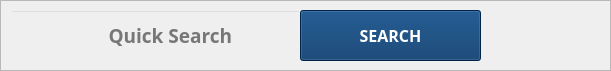
   <widget class="QFrame" name="frame_4">
    <property name="geometry">
     <rect>
      <x>330</x>
      <y>20</y>
      <width>611</width>
      <height>71</height>
     </rect>
    </property>
    <property name="frameShape">
     <enum>QFrame::StyledPanel</enum>
    </property>
    <property name="frameShadow">
     <enum>QFrame::Raised</enum>
    </property>
    <widget class="QLineEdit" name="lineEdit_OWNER_QuickSearch_Inventory">
     <property name="geometry">
      <rect>
       <x>10</x>
       <y>10</y>
       <width>291</width>
       <height>51</height>
      </rect>
     </property>
     <property name="font">
      <font>
       <family>Montserrat ExtraBold</family>
       <pointsize>14</pointsize>
       <weight>75</weight>
       <bold>true</bold>
      </font>
     </property>
     <property name="styleSheet">
      <string notr="true">
    background-color: transparent;
    color: black;
    padding: 2px;
    text-align: center;



</string>
     </property>
     <property name="alignment">
      <set>Qt::AlignCenter</set>
     </property>
     <property name="placeholderText">
      <string>      Quick Search</string>
     </property>
     <property name="clearButtonEnabled">
      <bool>false</bool>
     </property>
    </widget>
    <widget class="QLabel" name="label_14">
     <property name="geometry">
      <rect>
       <x>10</x>
       <y>10</y>
       <width>71</width>
       <height>51</height>
      </rect>
     </property>
     <property name="styleSheet">
      <string notr="true">background: transparent;
padding: 5;
</string>
     </property>
     <property name="text">
      <string/>
     </property>
     <property name="pixmap">
      <pixmap>:/JJimages/search.png</pixmap>
     </property>
     <property name="scaledContents">
      <bool>true</bool>
     </property>
    </widget>
    <widget class="QPushButton" name="pushButton_SEARCHitems">
     <property name="geometry">
      <rect>
       <x>300</x>
       <y>10</y>
       <width>181</width>
       <height>51</height>
      </rect>
     </property>
     <property name="font">
      <font>
       <family>Montserrat ExtraBold</family>
       <pointsize>12</pointsize>
       <weight>75</weight>
       <bold>true</bold>
      </font>
     </property>
     <property name="styleSheet">
      <string notr="true">
    background-color: #003366;
    color: white;
    padding: 2px;
    text-align: center;



</string>
     </property>
     <property name="text">
      <string>SEARCH</string>
     </property>
    </widget>
   </widget>
